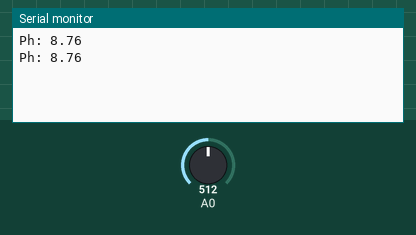
This sketch was run on a simulated Arduino Uno, built with avr-gcc and run on an emulated ATmega328P. Parts: the last lines printed to the serial monitor. The inputs (shaded band) are chosen by the test bench; at power-on: A0 = 512.

Above: at 1.8 s.
1.9 s: A0 set to 716
At 2.8 s:
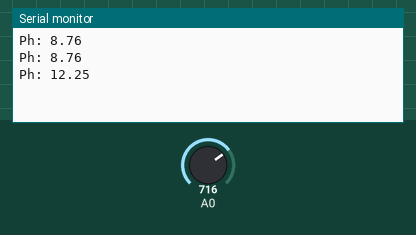
3.4 s: A0 set to 900
At 4.8 s:
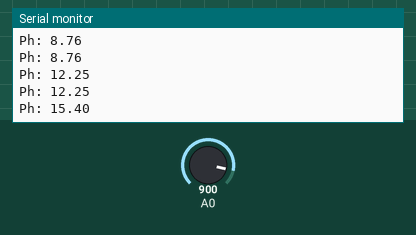
Timing chart, 0 to 6.4 s (numbered marks = the images above; inputs shaded):
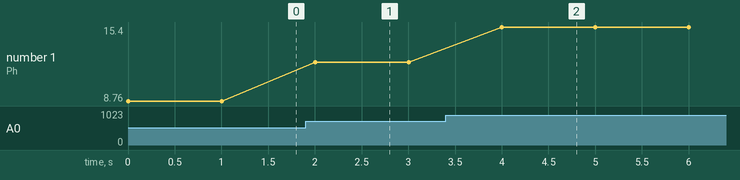

The sketch:

PHSensor.ino
```cpp
int sensorValue = 0;
float voltage = 0.00f;
float pHvalue = 0.00f;
float calibrationFactor = 3.50f;

void setup() {
  Serial.begin(9600);
}

void loop(){
  int sensorValue = analogRead(A0);
  voltage = (float)sensorValue*(5/1023.0);
  pHvalue = voltage * calibrationFactor;

  Serial.print("Ph: ");
  Serial.println(pHvalue);
  delay(1000);

}
```

Measured:
- after the input at 1.9 s, the serial monitor: prints a new line after 0.10 s (image 1)
- after the input at 3.4 s, the serial monitor: prints a new line after 0.60 s (image 2)
- plotted number 1: 8.76 → 12.25 after the input at 1.9 s, 12.25 → 15.4 after the input at 3.4 s
